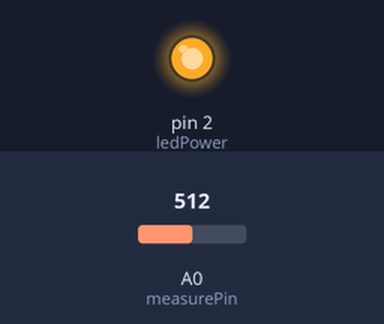
Recording of a sketch running on a simulated Arduino Uno, built with avr-gcc and run on an emulated ATmega328P. Shown: output pins drawn as LEDs (lit = HIGH). Inputs (shaded band) come from the test bench; at power-on: A0 (measurePin) = 512. What the sketch prints to the serial monitor is not drawn.

Above: at 0.1 s.
Timing chart, 0 to 1.6 s (numbered marks = the images above):
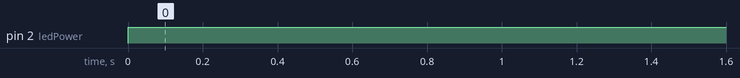

The sketch:

chapter-3.1.3.ino
```cpp
int measurePin = 0;
int ledPower = 2;
int samplingTime = 280;
int deltaTime = 40;
int sleepTime = 9680;
float voMeasured = 0;
float calcVoltage = 0;
float dustDensity = 0;

void setup(){
  Serial.begin(9600);
  pinMode(ledPower,OUTPUT);
}

void loop(){
  digitalWrite(ledPower,LOW);           // power off the LED
  delayMicroseconds(samplingTime);
  voMeasured = analogRead(measurePin);  // read the dust value
  delayMicroseconds(deltaTime);
  digitalWrite(ledPower,HIGH);          // power on the LED
  delayMicroseconds(sleepTime);

  calcVoltage = voMeasured * (5.0 / 1024.0);
  dustDensity = 0.17 * calcVoltage - 0.1;

  Serial.print("Raw Signal Value (0-1023): ");
  Serial.print(voMeasured);
  Serial.print(" - Voltage: ");
  Serial.print(calcVoltage);
  Serial.print(" - Dust Density: ");
  Serial.println(dustDensity);          // unit: mg/m3
  delay(1000);
}
```

Measured:
- by itself, pin 2 (ledPower): LOW → HIGH at 0.00 s
